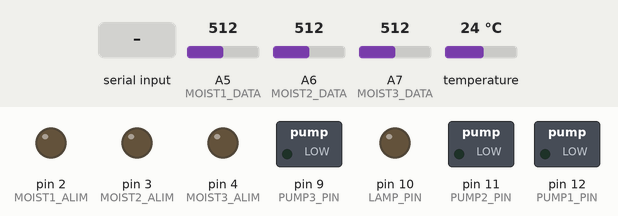
Recording of a sketch running on a simulated Arduino Nano, built with avr-gcc and run on an emulated ATmega328P. Parts: switched loads named in the sketch (green lamp = pin HIGH), output pins drawn as LEDs (lit = HIGH). The inputs (shaded band) are chosen by the test bench; at power-on: A5 (MOIST1_DATA) = 512, A6 (MOIST2_DATA) = 512, A7 (MOIST3_DATA) = 512, temperature 24 °C.

Above: at 1.5 s.
1.6 s: "P,45E" received over Serial
At 2.4 s:
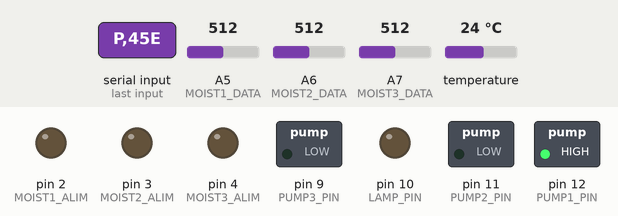
11.2 s: "L90E" received over Serial
At 12.1 s:
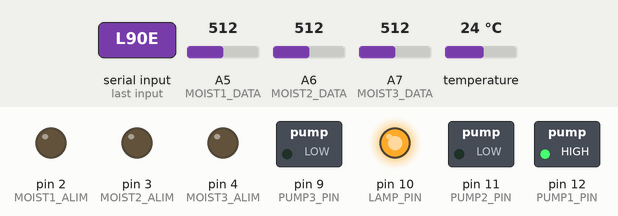
19.2 s: "L,45E" received over Serial
At 25.5 s:
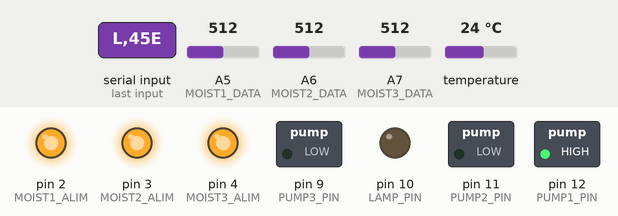
Timing chart, 0 to 33.2 s (numbered marks = the images above; inputs shaded):
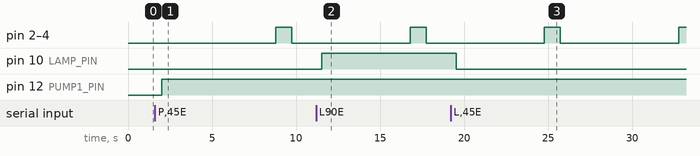

Measured:
- after the input at 1.6 s, pin 12 (PUMP1_PIN): LOW → HIGH after 0.42 s
- after the input at 11.2 s, pin 10 (LAMP_PIN): LOW → HIGH after 0.32 s
- after the input at 19.2 s, pin 10 (LAMP_PIN): HIGH → LOW after 0.32 s

The sketch:

ArduinoNano.ino
```cpp
/*
 *    @author  : Maxime Chretien (MixLeNain) && Zoomacom / OpenFactory
 *    @mail    : mchretien@linuxmail.org
 *    @project : HerbBox 2.0
 *    @summary : An automatic system to control the growth of 3 plants.
 *		It's build around two microcontrollers communicating.
 *		This is the Arduino Nano part.
 *		See TODO for more informations.
 *    @version : 1.0
 */

#include <SimpleTimer.h>

#include "constants.h"
#include "relays.h"
#include "sensors.h"
#include "serialCom.h"

SimpleTimer timer;

void setup() {
	// Init all the parts of the system
	initRelays();
	initSensors();
	initSerial();

	// Define timers for all the parts
	timer.setInterval(TM_READ_TEMP, updateTempSensors);
	timer.setInterval(TM_READ_HUM, updateHumSensors);
	timer.setInterval(TM_READ_SERIAL, getSerial);
}

void loop() {
	// Run Timers
	timer.run();
}
```

constants.h
```cpp
/*
 *    @author  : Maxime Chretien (MixLeNain) && Zoomacom / OpenFactory
 *    @mail    : mchretien@linuxmail.org
 *    @project : HerbBox 2.0
 *    @summary : All the constants used in the system.
 *    @version : 1.0
 */

// Moisture sensors
#define MOIST1_DATA A5
#define MOIST2_DATA A6
#define MOIST3_DATA A7
#define MOIST1_ALIM 2
#define MOIST2_ALIM 3
#define MOIST3_ALIM 4
#define MOIST_N 3 // Number of measures to get the average value

// DS18B20
#define ONEWIRE_BUS 5

// Relays
#define PUMP1_PIN 12
#define PUMP2_PIN 11
#define PUMP3_PIN 9
#define LAMP_PIN 10

// Timer
#define TM_READ_HUM 8000L
#define TM_READ_TEMP 4000L
#define TM_READ_SERIAL 500L
```

relays.h
```cpp
/*
 *    @author  : Maxime Chretien (MixLeNain) && Zoomacom / OpenFactory
 *    @mail    : mchretien@linuxmail.org
 *    @project : HerbBox 2.0
 *    @summary : Defines of functions used to control the relays.
 *    @version : 1.0
 */

void initRelays();

void setPump(int nb, bool state);
void setLamp(bool state);

bool getPump(int nb);
bool getLamp();
```

relays.ino
```cpp
/*
 *    @author  : Maxime Chretien (MixLeNain) && Zoomacom / OpenFactory
 *    @mail    : mchretien@linuxmail.org
 *    @project : HerbBox 2.0
 *    @summary : Implementation of functions used to control the relays.
 *    @version : 1.0
 */

#include "relays.h"

void initRelays() {
	// Init actuators pins
	pinMode(PUMP1_PIN, OUTPUT);
	pinMode(PUMP2_PIN, OUTPUT);
	pinMode(PUMP3_PIN, OUTPUT);
	pinMode(LAMP_PIN, OUTPUT);

	// Put all actuators to low to disable them
	digitalWrite(PUMP1_PIN, LOW);
	digitalWrite(PUMP2_PIN, LOW);
	digitalWrite(PUMP3_PIN, LOW);
	digitalWrite(LAMP_PIN, LOW);
}

void setPump(int nb, bool state) {
	switch(nb) {
		case 0:
			digitalWrite(PUMP1_PIN, state);
			break;
		case 1:
			digitalWrite(PUMP2_PIN, state);
			break;
		case 2:
			digitalWrite(PUMP3_PIN, state);
			break;
	}
}

void setLamp(bool state) {
	digitalWrite(LAMP_PIN, state);
}

bool getPump(int nb) {
	switch(nb) {
		case 0:
			return digitalRead(PUMP1_PIN);
			break;
		case 1:
			return digitalRead(PUMP2_PIN);
			break;
		case 2:
			return digitalRead(PUMP3_PIN);
			break;
	}
}

bool getLamp() {
	return digitalRead(LAMP_PIN);
}
```

sensors.h
```cpp
/*
 *    @author  : Maxime Chretien (MixLeNain) && Zoomacom / OpenFactory
 *    @mail    : mchretien@linuxmail.org
 *    @project : HerbBox 2.0
 *    @summary : Defines of functions used to control the sensors.
 *    @version : 1.0
 */

void initSensors();
void updateTempSensors();
void updateHumSensors();

float getSoilTemp(int nb);
float getSoilHum(int nb);
```

sensors.ino
```cpp
/*
 *    @author  : Maxime Chretien (MixLeNain) && Zoomacom / OpenFactory
 *    @mail    : mchretien@linuxmail.org
 *    @project : HerbBox 2.0
 *    @summary : Implementation of functions used to control the sensors.
 *    @version : 1.0
 */

#include "sensors.h"

#include <DallasTemperature.h>
#include <OneWire.h>

float soilTemp[3];
float soilHum[3];

// Init OneWire and DS18B20 communication system
OneWire oneWire(ONEWIRE_BUS);
DallasTemperature DS18B20(&oneWire);

void initSensors() {
	// Init Moisture sensors power pins
	pinMode(MOIST1_ALIM, OUTPUT);
	pinMode(MOIST2_ALIM, OUTPUT);
	pinMode(MOIST3_ALIM, OUTPUT);

	// Put all pins to low to disable the sensors
	digitalWrite(MOIST1_ALIM, LOW);
	digitalWrite(MOIST2_ALIM, LOW);
	digitalWrite(MOIST3_ALIM, LOW);

	// Start DS18B20 communication system
	DS18B20.begin();

	for (int i = 0; i < 3; i++) {
		soilTemp[i] = 0;
		soilHum[i] = 0;
	}
}

void updateTempSensors() {
	// Send a request to the DS18B20 sensors to get new values
	DS18B20.requestTemperatures();

	for (int i = 0; i < 3; i++) {
		soilTemp[i] = DS18B20.getTempCByIndex(i);
	}
}

void updateHumSensors() {
	for (int i = 0; i < 3; i++) {
		soilHum[i] = 0;
	}

	// Enable all the moisture sensors
	digitalWrite(MOIST1_ALIM, HIGH);
	digitalWrite(MOIST2_ALIM, HIGH);
	digitalWrite(MOIST3_ALIM, HIGH);

	delay (500); // Wait a bit to let them power on

	// read sensor "MOIST_N" times and get the average
	for(int i = 0; i < MOIST_N; i++) {
		soilHum[0] += analogRead(MOIST1_DATA);
		soilHum[1] += analogRead(MOIST2_DATA);
		soilHum[2] += analogRead(MOIST3_DATA);
		delay(150);
	}

	// Disable all the sensors
	digitalWrite(MOIST1_ALIM, LOW);
	digitalWrite(MOIST2_ALIM, LOW);
	digitalWrite(MOIST3_ALIM, LOW);

	// Compute the average value
	soilHum[0] /= MOIST_N;
	soilHum[1] /= MOIST_N;
	soilHum[2] /= MOIST_N;
}

float getSoilTemp(int nb) {
	return soilTemp[nb];
}

float getSoilHum(int nb) {
	return soilHum[nb];
}
```

serialCom.h
```cpp
/*
 *    @author  : Maxime Chretien (MixLeNain) && Zoomacom / OpenFactory
 *    @mail    : mchretien@linuxmail.org
 *    @project : HerbBox 2.0
 *    @summary : Defines of functions used to control the serial communication
 *		between the two microcontrollers.
 *    @version : 1.0
 */

void initSerial();
void getSerial();
void sendSerialData();
```

serialCom.ino
```cpp
/*
 *    @author  : Maxime Chretien (MixLeNain) && Zoomacom / OpenFactory
 *    @mail    : mchretien@linuxmail.org
 *    @project : HerbBox 2.0
 *    @summary : Implementation of functions used to control the serial communication
 *		between the two microcontrollers.
 *    @version : 1.0
 */

#include "serialCom.h"

#include "relays.h"
#include "sensors.h"

void initSerial() {
	// Init Serial communication
	Serial.begin(9600);
}

void getSerial() {
	// If there's no waiting messages, go out of the function
	if(!Serial.available()) {
		return;
	}

	// Read Serial message
	String result = Serial.readStringUntil('E');

	// React to the message with the right function
	switch (result.charAt(0)) {
		case 'S':
			sendSerialData();
			break;
		case 'P':
			setPump(result.substring(1,2).toInt(), result.substring(2,3).toInt());
			break;
		case 'L':
			setLamp(result.substring(1,2).toInt());
			break;
	}
}

// Send all sensors values in a specific format
void sendSerialData() {
	Serial.print(	"S" + String(getPump(0)) +
			String(getPump(1)) +
			String(getPump(2)) +
			String(getLamp()) +
			"#" + String(getSoilTemp(0)) +
			"#" + String(getSoilTemp(1)) +
			"#" + String(getSoilTemp(2)) +
			"#" + String(getSoilHum(0)) +
			"#" + String(getSoilHum(1)) +
			"#" + String(getSoilHum(2)) +
			"E");
}
```
